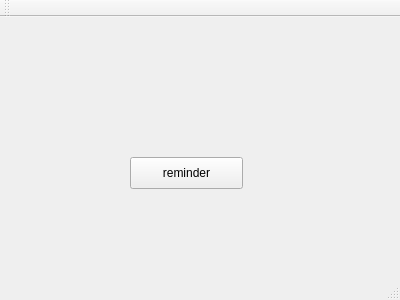
<?xml version="1.0" encoding="UTF-8"?>
<ui version="4.0">
 <class>dialogProperty</class>
 <widget class="QMainWindow" name="dialogProperty">
  <property name="geometry">
   <rect>
    <x>0</x>
    <y>0</y>
    <width>400</width>
    <height>300</height>
   </rect>
  </property>
  <property name="windowTitle">
   <string>dialogProperty</string>
  </property>
  <widget class="QWidget" name="centralWidget">
   <widget class="QPushButton" name="pushButton">
    <property name="geometry">
     <rect>
      <x>130</x>
      <y>140</y>
      <width>113</width>
      <height>32</height>
     </rect>
    </property>
    <property name="text">
     <string>reminder</string>
    </property>
   </widget>
  </widget>
  <widget class="QMenuBar" name="menuBar">
   <property name="geometry">
    <rect>
     <x>0</x>
     <y>0</y>
     <width>400</width>
     <height>22</height>
    </rect>
   </property>
  </widget>
  <widget class="QToolBar" name="mainToolBar">
   <attribute name="toolBarArea">
    <enum>TopToolBarArea</enum>
   </attribute>
   <attribute name="toolBarBreak">
    <bool>false</bool>
   </attribute>
  </widget>
  <widget class="QStatusBar" name="statusBar"/>
 </widget>
 <layoutdefault spacing="6" margin="11"/>
 <resources/>
 <connections/>
</ui>
